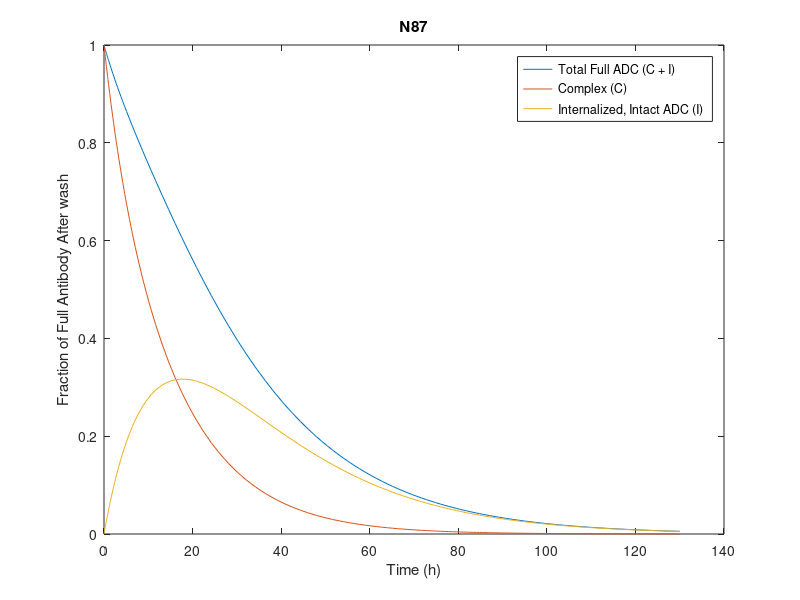
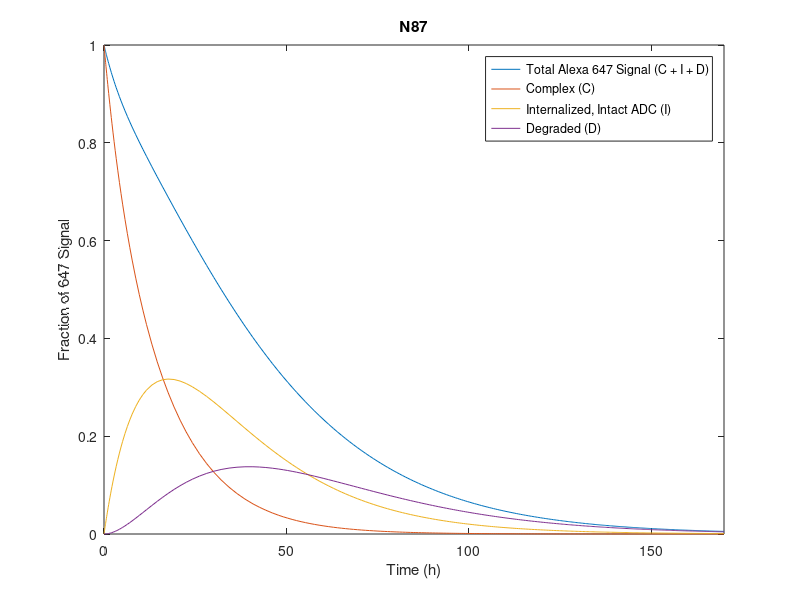

Recreate these plots in MATLAB, in order.
function ode_plot()
%NCI-N87
% Define parameters
kon = 0.3684e9;
koff = 0.014;
Vs = 22.75e4;
ke = 0.051;
mu = 0.019;
kdeg = 0.027;
kout = 0.022;
NAv = 6.02*10^23;

% Define initial conditions
R0 = 3.25e6;
C0 = 1;
I0 = 0;
D0 = 0;
Ab0 = 1e-18;
N0 = 1e8;

% Time span
tspan1 = [0 130]; % from 0 to 130 hours
tspan2 = [0 170]; % from 0 to 170 hours

% Solve ODEs
[t1, y1] = ode45(@odes1, tspan1, [R0 C0 I0 D0 Ab0 N0]);
[t2, y2] = ode45(@odes2, tspan2, [R0 C0 I0 D0 Ab0 N0]);

% Plot results
figure;
plot(t1, y1(:, 2) + y1(:, 3));
hold on
plot(t1, y1(:, 2));
hold on;
plot(t1, y1(:, 3));
hold off;
xlim([0 140])
ylim([0 1])
set(gca, 'ytick', 0:0.2:1);
xlabel('Time (h)');
ylabel('Fraction of Full Antibody After wash');
legend('Total Full ADC (C + I)', 'Complex (C)', 'Internalized, Intact ADC (I)')
title('N87');

figure;
plot(t2, y2(:, 2) + y2(:, 3) + y2(:, 4));
hold on
plot(t2, y2(:, 2));
hold on;
plot(t2, y2(:, 3));
hold on;
plot(t2, y2(:, 4));
hold off;
xlim([0 170])
ylim([0 1])
set(gca, 'ytick', 0:0.2:1);
xlabel('Time (h)');
ylabel('Fraction of 647 Signal');
legend('Total Alexa 647 Signal (C + I + D)', 'Complex (C)', 'Internalized, Intact ADC (I)', 'Degraded (D)')
title('N87');

% Define ODEs
function dydt = odes1(t1, y1)
    dydt = zeros(6, 1);
    dydt(1) = -kon*y1(5)*y1(1) + koff*y1(2) + Vs - ke*y1(1) - mu*y1(1);
    dydt(2) = kon*y1(5)*y1(1) - koff*y1(2) - ke*y1(2) - mu*y1(2);
    dydt(3) = ke*y1(2) - kdeg*y1(3) - mu*y1(3);
    dydt(4) = kdeg*y1(3) - kout*y1(4) - mu*y1(4);
    dydt(5) = (koff*y1(2) - kon*y1(5)*y1(1))*(y1(6)/NAv);
    dydt(6) = mu*y1(6);
end

function dydt = odes2(t2, y2)
    dydt = zeros(6, 1);
    dydt(1) = -kon*y2(5)*y2(1) + koff*y2(2) + Vs - ke*y2(1) - mu*y2(1);
    dydt(2) = kon*y2(5)*y2(1) - koff*y2(2) - ke*y2(2) - mu*y2(2);
    dydt(3) = ke*y2(2) - kdeg*y2(3) - mu*y2(3);
    dydt(4) = kdeg*y2(3) - kout*y2(4) - mu*y2(4);
    dydt(5) = (koff*y2(2) - kon*y2(5)*y2(1))*(y2(6)/NAv);
    dydt(6) = mu*y2(6);
end

end